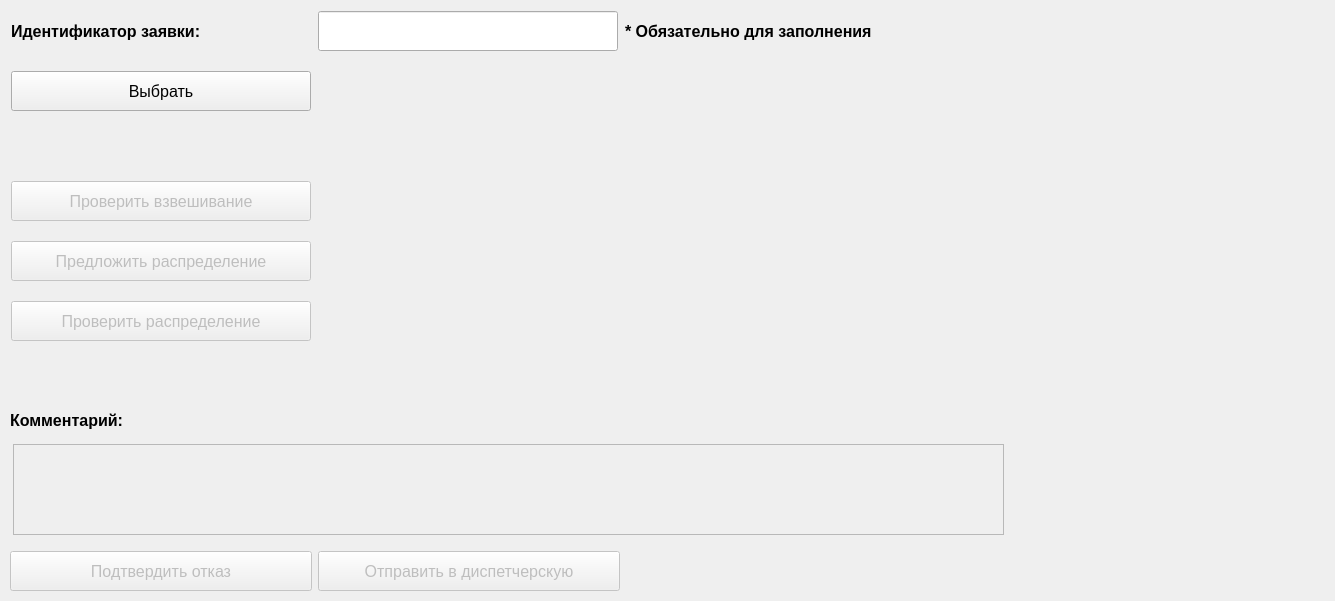
    <widget class="QWidget" name="tab_5">
     <attribute name="title">
      <string>Работа с заявкой</string>
     </attribute>
     <widget class="QWidget" name="layoutWidget_8">
      <property name="geometry">
       <rect>
        <x>10</x>
        <y>10</y>
        <width>966</width>
        <height>42</height>
       </rect>
      </property>
      <layout class="QHBoxLayout" name="horizontalLayout_202">
       <item>
        <widget class="QLabel" name="bid_id_work_label">
         <property name="sizePolicy">
          <sizepolicy hsizetype="Fixed" vsizetype="Fixed">
           <horstretch>0</horstretch>
           <verstretch>0</verstretch>
          </sizepolicy>
         </property>
         <property name="minimumSize">
          <size>
           <width>300</width>
           <height>40</height>
          </size>
         </property>
         <property name="maximumSize">
          <size>
           <width>300</width>
           <height>16777215</height>
          </size>
         </property>
         <property name="font">
          <font>
           <pointsize>12</pointsize>
           <bold>true</bold>
          </font>
         </property>
         <property name="text">
          <string>Идентификатор заявки:</string>
         </property>
        </widget>
       </item>
       <item>
        <widget class="QLineEdit" name="bid_id_work_edit">
         <property name="sizePolicy">
          <sizepolicy hsizetype="Fixed" vsizetype="Fixed">
           <horstretch>0</horstretch>
           <verstretch>0</verstretch>
          </sizepolicy>
         </property>
         <property name="minimumSize">
          <size>
           <width>300</width>
           <height>40</height>
          </size>
         </property>
         <property name="maximumSize">
          <size>
           <width>300</width>
           <height>16777215</height>
          </size>
         </property>
         <property name="font">
          <font>
           <pointsize>12</pointsize>
          </font>
         </property>
        </widget>
       </item>
       <item>
        <widget class="QLabel" name="bid_id_work_note_label">
         <property name="sizePolicy">
          <sizepolicy hsizetype="Fixed" vsizetype="Fixed">
           <horstretch>0</horstretch>
           <verstretch>0</verstretch>
          </sizepolicy>
         </property>
         <property name="minimumSize">
          <size>
           <width>350</width>
           <height>40</height>
          </size>
         </property>
         <property name="maximumSize">
          <size>
           <width>300</width>
           <height>16777215</height>
          </size>
         </property>
         <property name="font">
          <font>
           <pointsize>12</pointsize>
           <bold>true</bold>
          </font>
         </property>
         <property name="text">
          <string>* Обязательно для заполнения</string>
         </property>
        </widget>
       </item>
      </layout>
     </widget>
     <widget class="QWidget" name="layoutWidget_9">
      <property name="geometry">
       <rect>
        <x>10</x>
        <y>70</y>
        <width>979</width>
        <height>42</height>
       </rect>
      </property>
      <layout class="QHBoxLayout" name="horizontalLayout_203">
       <item>
        <widget class="QPushButton" name="bid_choose_work_button">
         <property name="enabled">
          <bool>true</bool>
         </property>
         <property name="minimumSize">
          <size>
           <width>300</width>
           <height>40</height>
          </size>
         </property>
         <property name="maximumSize">
          <size>
           <width>300</width>
           <height>16777215</height>
          </size>
         </property>
         <property name="font">
          <font>
           <pointsize>12</pointsize>
          </font>
         </property>
         <property name="text">
          <string>Выбрать</string>
         </property>
        </widget>
       </item>
       <item>
        <widget class="QLabel" name="bid_choose_work_label">
         <property name="minimumSize">
          <size>
           <width>670</width>
           <height>40</height>
          </size>
         </property>
         <property name="maximumSize">
          <size>
           <width>670</width>
           <height>16777215</height>
          </size>
         </property>
         <property name="font">
          <font>
           <pointsize>12</pointsize>
           <bold>true</bold>
          </font>
         </property>
         <property name="text">
          <string/>
         </property>
        </widget>
       </item>
      </layout>
     </widget>
     <widget class="QTextEdit" name="comment_work_edit">
      <property name="enabled">
       <bool>false</bool>
      </property>
      <property name="geometry">
       <rect>
        <x>13</x>
        <y>444</y>
        <width>991</width>
        <height>91</height>
       </rect>
      </property>
      <property name="font">
       <font>
        <pointsize>12</pointsize>
       </font>
      </property>
     </widget>
     <widget class="QLabel" name="comment_work_label">
      <property name="geometry">
       <rect>
        <x>10</x>
        <y>400</y>
        <width>300</width>
        <height>40</height>
       </rect>
      </property>
      <property name="minimumSize">
       <size>
        <width>300</width>
        <height>40</height>
       </size>
      </property>
      <property name="maximumSize">
       <size>
        <width>300</width>
        <height>40</height>
       </size>
      </property>
      <property name="font">
       <font>
        <pointsize>12</pointsize>
        <bold>true</bold>
       </font>
      </property>
      <property name="text">
       <string>Комментарий:</string>
      </property>
     </widget>
     <widget class="QWidget" name="layoutWidget_10">
      <property name="geometry">
       <rect>
        <x>10</x>
        <y>180</y>
        <width>979</width>
        <height>42</height>
       </rect>
      </property>
      <layout class="QHBoxLayout" name="horizontalLayout_204">
       <item>
        <widget class="QPushButton" name="weight_check_work_button">
         <property name="enabled">
          <bool>false</bool>
         </property>
         <property name="minimumSize">
          <size>
           <width>300</width>
           <height>40</height>
          </size>
         </property>
         <property name="maximumSize">
          <size>
           <width>300</width>
           <height>16777215</height>
          </size>
         </property>
         <property name="font">
          <font>
           <pointsize>12</pointsize>
          </font>
         </property>
         <property name="text">
          <string>Проверить взвешивание</string>
         </property>
        </widget>
       </item>
       <item>
        <widget class="QLabel" name="weight_check_work_label">
         <property name="minimumSize">
          <size>
           <width>670</width>
           <height>40</height>
          </size>
         </property>
         <property name="maximumSize">
          <size>
           <width>670</width>
           <height>16777215</height>
          </size>
         </property>
         <property name="font">
          <font>
           <pointsize>12</pointsize>
           <bold>true</bold>
          </font>
         </property>
         <property name="text">
          <string/>
         </property>
        </widget>
       </item>
      </layout>
     </widget>
     <widget class="QWidget" name="layoutWidget_11">
      <property name="geometry">
       <rect>
        <x>10</x>
        <y>240</y>
        <width>979</width>
        <height>42</height>
       </rect>
      </property>
      <layout class="QHBoxLayout" name="horizontalLayout_205">
       <item>
        <widget class="QPushButton" name="propose_distribution_work_button">
         <property name="enabled">
          <bool>false</bool>
         </property>
         <property name="minimumSize">
          <size>
           <width>300</width>
           <height>40</height>
          </size>
         </property>
         <property name="maximumSize">
          <size>
           <width>300</width>
           <height>16777215</height>
          </size>
         </property>
         <property name="font">
          <font>
           <pointsize>12</pointsize>
          </font>
         </property>
         <property name="text">
          <string>Предложить распределение</string>
         </property>
        </widget>
       </item>
       <item>
        <widget class="QLabel" name="propose_distribution_work_label">
         <property name="minimumSize">
          <size>
           <width>670</width>
           <height>40</height>
          </size>
         </property>
         <property name="maximumSize">
          <size>
           <width>670</width>
           <height>16777215</height>
          </size>
         </property>
         <property name="font">
          <font>
           <pointsize>12</pointsize>
           <bold>true</bold>
          </font>
         </property>
         <property name="text">
          <string/>
         </property>
        </widget>
       </item>
      </layout>
     </widget>
     <widget class="QWidget" name="layoutWidget_12">
      <property name="geometry">
       <rect>
        <x>10</x>
        <y>300</y>
        <width>979</width>
        <height>42</height>
       </rect>
      </property>
      <layout class="QHBoxLayout" name="horizontalLayout_206">
       <item>
        <widget class="QPushButton" name="check_distribution_work_button">
         <property name="enabled">
          <bool>false</bool>
         </property>
         <property name="minimumSize">
          <size>
           <width>300</width>
           <height>40</height>
          </size>
         </property>
         <property name="maximumSize">
          <size>
           <width>300</width>
           <height>16777215</height>
          </size>
         </property>
         <property name="font">
          <font>
           <pointsize>12</pointsize>
          </font>
         </property>
         <property name="text">
          <string>Проверить распределение</string>
         </property>
        </widget>
       </item>
       <item>
        <widget class="QLabel" name="check_distribution_work_label">
         <property name="minimumSize">
          <size>
           <width>670</width>
           <height>40</height>
          </size>
         </property>
         <property name="maximumSize">
          <size>
           <width>670</width>
           <height>16777215</height>
          </size>
         </property>
         <property name="font">
          <font>
           <pointsize>12</pointsize>
           <bold>true</bold>
          </font>
         </property>
         <property name="text">
          <string/>
         </property>
        </widget>
       </item>
      </layout>
     </widget>
     <widget class="QWidget" name="horizontalLayoutWidget">
      <property name="geometry">
       <rect>
        <x>10</x>
        <y>550</y>
        <width>1316</width>
        <height>42</height>
       </rect>
      </property>
      <layout class="QHBoxLayout" name="horizontalLayout">
       <item>
        <widget class="QPushButton" name="refusal_work_button">
         <property name="enabled">
          <bool>false</bool>
         </property>
         <property name="minimumSize">
          <size>
           <width>300</width>
           <height>40</height>
          </size>
         </property>
         <property name="font">
          <font>
           <pointsize>12</pointsize>
          </font>
         </property>
         <property name="text">
          <string>Подтвердить отказ</string>
         </property>
        </widget>
       </item>
       <item>
        <widget class="QPushButton" name="reception_work_button">
         <property name="enabled">
          <bool>false</bool>
         </property>
         <property name="minimumSize">
          <size>
           <width>300</width>
           <height>40</height>
          </size>
         </property>
         <property name="font">
          <font>
           <pointsize>12</pointsize>
          </font>
         </property>
         <property name="text">
          <string>Отправить в диспетчерскую</string>
         </property>
        </widget>
       </item>
       <item>
        <widget class="QLabel" name="comment_work_note_label">
         <property name="minimumSize">
          <size>
           <width>700</width>
           <height>40</height>
          </size>
         </property>
         <property name="maximumSize">
          <size>
           <width>700</width>
           <height>16777215</height>
          </size>
         </property>
         <property name="font">
          <font>
           <pointsize>12</pointsize>
           <bold>true</bold>
          </font>
         </property>
         <property name="text">
          <string/>
         </property>
        </widget>
       </item>
      </layout>
     </widget>
    </widget>
